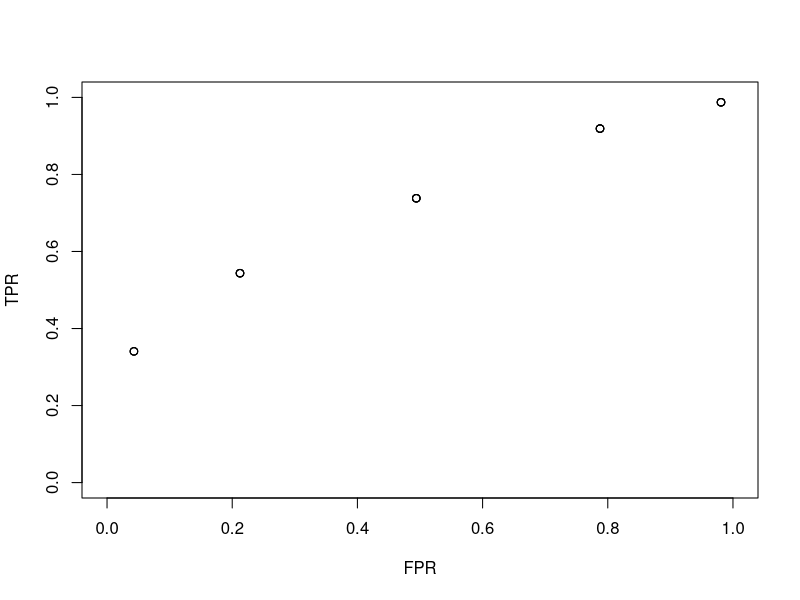

R code for this plot:
# Calculate knearest
knearest = function(data, k, newdata) {
  
  n1=dim(data)[1] #number of observations in training set
  n2=dim(newdata)[1] #number of observations in test set
  p=dim(data)[2] #number of variables observed in both sets (including whether it is spam or not)
  Prob=numeric(n2) #vector as long as test data, to be filled with probabilities for spam or not spam
  X=as.matrix(data[,-p]) # matrix of the training data excluding the spam/not spam
  Y=as.matrix(newdata[,-p]) # matrix is the test data excludign the spam/not spam
  
  # i
  X=X/matrix(sqrt(rowSums(X^2)), nrow=n1, ncol=p-1) #divide each Xi on row j by sqrt of the sum of the square of all Xij from current row j
  # ii
  Y=Y/matrix(sqrt(rowSums(Y^2)), nrow=n2, ncol=p-1) #same but for Y
  # iii
  C=X%*%t(Y)
  D=1-C
  print(D)
  for (i in 1:n2 ){
    nearest_neighbors_indexes = order(D[,i])[1:k]
    Prob[i] = sum(data[nearest_neighbors_indexes,p])/k
  }
  return(Prob)
}

# Returns a list with the vales for the ROC curve
ROC = function(Y, Yfit, p){
  m=length(p)
  TPR=numeric(m)
  FPR=numeric(m)
  for(i in 1:m){
    Ypred=ifelse(Yfit>p[i],1,0)
    t=table('pred'=Ypred, 'true'=Y)
    print(t)
    TPR[i]=t[1,1]/sum(t[,1])
    FPR[i]=t[1,2]/sum(t[,2])
  }
  return (list(TPR=TPR,FPR=FPR))
}

# Main program
dataframe = read.csv("spambase.csv", dec=',')
n = dim(dataframe)[1]
set.seed(12345)
id=sample(1:n, floor(n/2))
train = dataframe[id,]
test = dataframe[-id,]

# Prob
Prob_k5 = knearest(train, 5, test)
Prob_k1 = knearest(train, 1, test)

#confusion matrixes
cm_k5 = table(Prob_k5>0.5, Prob_k5)
cm_k1 = table(Prob_k1>0.5, Prob_k1)

#missclassification rate
mcr_k5 = 1-sum(diag(cm_k5)/sum(cm_k5))
mcr_k1 = 1-sum(diag(cm_k1)/sum(cm_k1))

# ROC and sensitivty
p_seq = seq(from=0.05, to=0.95, by=0.05)
#debugonce(ROC)
list_result = ROC(test[,49], Prob_k5, p_seq)
plot(x=list_result$FPR, y=list_result$TPR, xlab="FPR", ylab="TPR", xlim=c(0,1), ylim=c(0,1))

